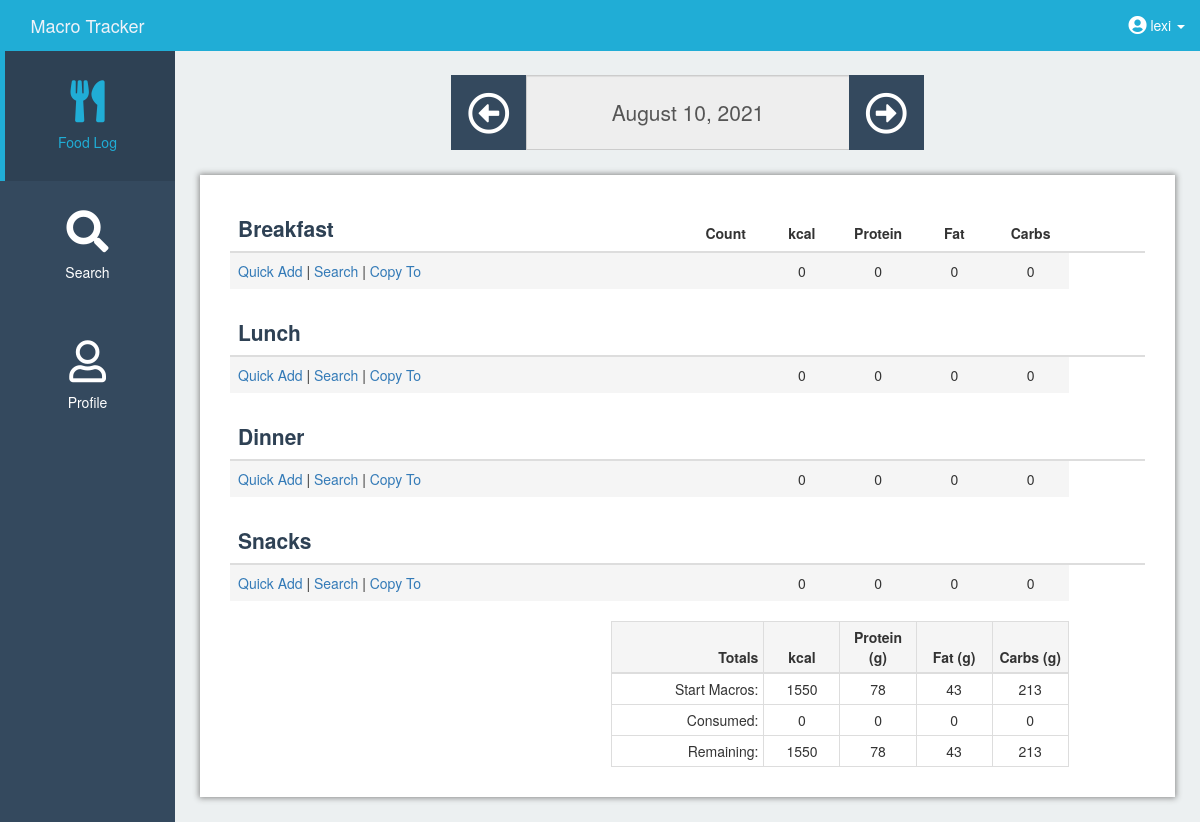
Page /food_log (signed in) on the committed database.
### app/models.py (models this page shows, shortened)
class User(UserMixin, db.Model):
    id = db.Column(db.Integer, primary_key=True)
    username = db.Column(db.String(64), index=True, unique=True)
    email = db.Column(db.String(120), index=True, unique=True)
    password_hash = db.Column(db.String(128))
    calories_goal = db.Column(db.Integer(), default=2000)
    carb_goal = db.Column(db.Numeric(), default=.55)
    fat_goal = db.Column(db.Numeric(), default=.25)
    protein_goal = db.Column(db.Numeric(), default=.2)
    carbs_grams = db.Column(db.Integer(), default=275)
    fat_grams = db.Column(db.Integer(), default=55)
    protein_grams = db.Column(db.Integer(), default=100)
    food = db.relationship('Food', backref='user', lazy='dynamic')

### app/routes.py (the view, shortened to what this page needs)
@app.route('/food_log', methods=['GET', 'POST'])
@app.route('/food_log/<string:date_pick>', methods=['GET', 'POST'])
@login_required
def food_log(date_pick=datetime.now().strftime('%B %d, %Y')):
    form = RemoveFood()
    form2 = FoodLogDatePicker()
    if request.method == 'GET':
        try:
            datetime.strptime(date_pick, '%B %d, %Y')
        except ValueError:
            return redirect(url_for('food_log'))
        session.pop('_flashes', None)
        form2.date.data = date_pick
        foods = Food.query.filter_by(user_id=current_user.get_id(), date=date_pick)
        user = User.query.filter_by(id=current_user.get_id()).first()
        meals = {'Breakfast': 0, 'Lunch': 0, 'Dinner': 0, 'Snacks': 0, 'total': 0}
        total_cals = dict(meals)
        total_carbs = dict(meals)
        total_protein = dict(meals)
        total_fat = dict(meals)
        return render_template('food_log.html', foods=foods, user=user, form=form,
                               form2=form2, total_fat=total_fat,
                               total_cals=total_cals, total_carbs=total_carbs,
                               total_protein=total_protein, date_pick=date_pick)

### app/templates/food_log.html (shortened to what this page needs)
{% extends 'base.html' %} {% block app_content %}{% block styles %} {{super()}}
<link rel="stylesheet" href="{{url_for('.static', filename='food_log.css')}}"> {% endblock %}
<div id="page-wrapper">
    <div class="container-fluid date-selectors">
        <div class="row">
            <div class="col-xs-12 col-md-6 col-md-offset-3">
                <form method="post">
                    <div class="input-group">
                        <span class="input-group-btn">
                            <button type="submit" class="btn btn-light custom_buttons" name="action" value="back">
                                <i class="far fa-arrow-alt-circle-left fa-3x"></i>
                            </button>
                        </span>
                        {{ form2.date(readonly=true, class_="text-center form-control") }}
                        <span class="input-group-btn">
                            <button type="submit" class="btn btn-light custom_buttons" name="action" value="forward">
                                <i class="far fa-arrow-alt-circle-right fa-3x"></i>
                            </button>
                        </span>
                    </div>
                </form>
            </div>
        </div>
    </div>
    <div class="container-fluid main-content-fluid">
        <table class="table table-hover" style="margin-bottom: 0px;">
            <thead>
                <tr>
                    <th class="col-xs-6 meal-name-header">Breakfast</th>
                    <th class="text-center col-sm-1 col-xs-2">Count</th>
                    <th class="text-center col-sm-1 col-xs-2">kcal</th>
                    <th class="text-center hidden-xs col-sm-1">Protein</th>
                    <th class="text-center hidden-xs col-sm-1">Fat</th>
                    <th class="text-center hidden-xs col-sm-1">Carbs</th>
                    <th class="text-center col-sm-1 col-xs-2"></th>
                </tr>
            </thead>
            <tr class="active">
                <td class="hidden-xs">
                    <span>
                        <a href="{{ url_for('quickadd', date=date_pick, meal='Breakfast') }}">Quick Add</a>
                    </span>
                    <span> | </span>
                    <span>
                        <a href="{{ url_for('search', date=date_pick, meal='Breakfast') }}">Search</a>
                    </span>
                    <span> | </span>
                    <span>
                            <a href="{{ url_for('copyto', date=date_pick, meal='Breakfast') }}">Copy To</a>
                    </span>
                </td>
                <td class="text-center hidden-xs"></td>
                <td class="text-center hidden-xs">{{ total_cals['Breakfast'] }}</td>
                <td class="text-center hidden-xs">{{ total_protein['Breakfast'] }}</td>
                <td class="text-center hidden-xs">{{ total_fat['Breakfast'] }}</td>
                <td class="text-center hidden-xs">{{ total_carbs['Breakfast'] }}</td>
            </tr>
        </table>
        <br/>
        <table class="table table-hover" style="margin-bottom: 0px;">
            <thead>
                <tr>
                    <th class="col-xs-6 meal-name-header">Lunch</th>
                    <th class="text-center col-sm-1 col-xs-2"></th>
                    <th class="text-center col-sm-1 col-xs-2"></th>
                    <th class="text-center hidden-xs col-sm-1"></th>
                    <th class="text-center hidden-xs col-sm-1"></th>
                    <th class="text-center hidden-xs col-sm-1"></th>
                    <th class="text-center col-sm-1 col-xs-2"></th>
                </tr>
            </thead>
            <tr class="active">
                <td class="hidden-xs">
                    <span>
                        <a href="{{ url_for('quickadd', date=date_pick, meal='Lunch') }}">Quick Add</a>
                    </span>
                    <span> | </span>
                    <span>
                        <a href="{{ url_for('search', date=date_pick, meal='Lunch') }}">Search</a>
                    </span>
                    <span> | </span>
                    <span>
                        <a href="{{ url_for('copyto', date=date_pick, meal='Lunch') }}">Copy To</a>
                    </span>
                </td>
                <td class="text-center hidden-xs"></td>
                <td class="text-center hidden-xs">{{ total_cals['Lunch'] }}</td>
                <td class="text-center hidden-xs">{{ total_protein['Lunch'] }}</td>
                <td class="text-center hidden-xs">{{ total_fat['Lunch'] }}</td>
                <td class="text-center hidden-xs">{{ total_carbs['Lunch'] }}</td>
            </tr>
        </table>
        <br/>
        <table class="table table-hover" style="margin-bottom: 0px;">
            <thead>
                <tr>
                    <th class="col-xs-6 meal-name-header">Dinner</th>
                    <th class="text-center col-sm-1 col-xs-2"></th>
                    <th class="text-center col-sm-1 col-xs-2"></th>
                    <th class="text-center hidden-xs col-sm-1"></th>
                    <th class="text-center hidden-xs col-sm-1"></th>
                    <th class="text-center hidden-xs col-sm-1"></th>
                    <th class="text-center col-sm-1 col-xs-2"></th>
                </tr>
            </thead>
            <tr class="active">
                <td class="hidden-xs">
                    <span>
                        <a href="{{ url_for('quickadd', date=date_pick, meal='Dinner') }}">Quick Add</a>
                    </span>
                    <span> | </span>
                    <span>
                        <a href="{{ url_for('search', date=date_pick, meal='Dinner') }}">Search</a>
                    </span>
                    <span> | </span>
                    <span>
                        <a href="{{ url_for('copyto', date=date_pick, meal='Dinner') }}">Copy To</a>
                    </span>
                </td>
                <td class="text-center hidden-xs"></td>
                <td class="text-center hidden-xs">{{ total_cals['Dinner'] }}</td>
                <td class="text-center hidden-xs">{{ total_protein['Dinner'] }}</td>
                <td class="text-center hidden-xs">{{ total_fat['Dinner'] }}</td>
                <td class="text-center hidden-xs">{{ total_carbs['Dinner'] }}</td>
            </tr>
        </table>
        <br/>
        <table class="table table-hover">
            <thead>
                <tr>
                    <th class="col-xs-6 meal-name-header">Snacks</th>
                    <th class="text-center col-sm-1 col-xs-2"></th>
                    <th class="text-center col-sm-1 col-xs-2"></th>
                    <th class="text-center hidden-xs col-sm-1"></th>
                    <th class="text-center hidden-xs col-sm-1"></th>
                    <th class="text-center hidden-xs col-sm-1"></th>
                    <th class="text-center col-sm-1 col-xs-2"></th>
                </tr>
            </thead>
            <tr class="active">
                <td class="hidden-xs">
                    <span>
                        <a href="{{ url_for('quickadd', date=date_pick, meal='Snacks') }}">Quick Add</a>
                    </span>
                    <span> | </span>
                    <span>
                        <a href="{{ url_for('search', date=date_pick, meal='Snacks') }}">Search</a>
                    </span>
                    <span> | </span>
                    <span>
                        <a href="{{ url_for('copyto', date=date_pick, meal='Snacks') }}">Copy To</a>
                    </span>
                </td>
                <td class="text-center hidden-xs"></td>
                <td class="text-center hidden-xs">{{ total_cals['Snacks'] }}</td>
                <td class="text-center hidden-xs">{{ total_protein['Snacks'] }}</td>
                <td class="text-center hidden-xs">{{ total_fat['Snacks'] }}</td>
                <td class="text-center hidden-xs">{{ total_carbs['Snacks'] }}</td>
            </tr>
        </table>
        <br/>
        <div style="padding: 0px" class="col-sm-6 col-sm-offset-5">
            <table class="table table-condensed table-bordered">
                <thead>
                    <tr class="active">
                        <th class="text-right col-sm-4">Totals</th>
                        <th class="text-center col-sm-2">kcal</th>
                        <th class="text-center col-sm-2">Protein (g)</th>
                        <th class="text-center col-sm-2">Fat (g)</th>
                        <th class="text-center col-sm-2">Carbs (g)</th>
                    </tr>
                </thead>
                <tr>
                    <td class="text-right">Start Macros:</td>
                    <td class="text-center">{{ user.calories_goal }}</td>
                    <td class="text-center">{{ user.protein_grams }}</td>
                    <td class="text-center">{{ user.fat_grams }}</td>
                    <td class="text-center">{{ user.carbs_grams }}</td>
                </tr>
                <tr>
                    <td class="text-right">Consumed:</td>
                    <td class="text-center">{{ total_cals['total'] }}</td>
                    <td class="text-center">{{ total_protein['total'] }}</td>
                    <td class="text-center">{{ total_fat['total'] }}</td>
                    <td class="text-center">{{ total_carbs['total'] }}</td>
                </tr>
                <tr>
                    <td class="text-right">Remaining:</td>
                    <td class="text-center">{{ user.calories_goal - total_cals['total'] }}</td>
                    <td class="text-center">{{ user.protein_grams - total_protein['total'] }}</td>
                    <td class="text-center">{{ user.fat_grams - total_fat['total'] }}</td>
                    <td class="text-center">{{ user.carbs_grams - total_carbs['total'] }}</td>
                </tr>
            </table>
        </div>
    </div>
</div>
{% endblock %}

### app/templates/base.html (shortened to what this page needs)
{% extends 'bootstrap/base.html' %} {% block title %} Macro-Tracker {% endblock %} {% block navbar %} {% block
styles %} {{super()}}
<link rel="stylesheet" href="{{url_for('.static', filename='navbar_style_custom.css')}}">
<link rel="stylesheet" href="{{url_for('.static', filename='global.css')}}">
<link href="https://use.fontawesome.com/releases/v5.0.11/css/all.css" rel="stylesheet"> {% endblock %}
<div id="wrapper">
	<nav class="navbar navbar-default navbar-fixed-top">
		<div class="navbar-header">
			<a class="navbar-brand text-center" href="{{ url_for('home') }}">Macro Tracker</a>
		</div>
		<ul class="nav navbar-right top-nav hidden-xs">
			{% if current_user.is_anonymous %}
			<li>
				<a href="{{ url_for('login') }}">Login</a>
			</li>
			{% else %}
			<li class="dropdown">
				<a href="#" class="dropdown-toggle" data-toggle="dropdown">
					<span>
						<i class="fas fa-user-circle fa-lg"></i>
					</span>
					<span> {{ current_user.username }}</span>
					<b class="caret"></b>
				</a>
			</li>
			{% endif %}
		</ul>
		<div class="collapse navbar-collapse navbar-ex1-collapse">
			<ul class="nav navbar-nav side-nav">
				{% if current_user.is_anonymous %}
				<li {% if 'login' in request.path %}class="active" {% endif %} class="hidden-sm hidden-md hidden-lg">
					<a href="{{ url_for('login')}}">
						<div class="outer">
							<div class="middle">
								<div class="inner">
									<i class="navbar-icons fas fa-sign-in-alt fa-3x"></i>
									<br/>Log In
								</div>
							</div>
						</div>
					</a>
				</li>
				{% else %}
				<li {% if 'food_log' in request.path %}class="active" {% endif %}>
					<a href="{{ url_for('food_log')}}">
						<div class="outer">
							<div class="middle">
								<div class="inner">
									<i class="navbar-icons fas fa-utensils fa-3x"></i>
									<br/>Food Log
								</div>
							</div>
						</div>
					</a>
				</li>
				<li {% if 'search' in request.path %}class="active" {% endif %}>
					<a href="{{ url_for('search') }}">
						<div class="outer">
							<div class="middle">
								<div class="inner">
									<i class="navbar-icons fas fa-search fa-3x"></i>
									<br/>Search
								</div>
							</div>
						</div>
					</a>
				</li>
				<li {% if 'profile' in request.path %}class="active" {% endif %}>
					<a href="{{ url_for('profile') }}">
						<div class="outer">
							<div class="middle">
								<div class="inner">
									<i class="navbar-icons far fa-user fa-3x"></i>
									<br />Profile
								</div>
							</div>
						</div>
					</a>
				</li>
				{% endif %}
			</ul>
		</div>
	</nav>
	{% endblock %} {% block content %}   {% block app_content
	%}{% endblock %} {% endblock %}

### rows in the picture
User: username "lexi", calories_goal "1550", protein_grams "78", fat_grams "43", carbs_grams "213", user.calories_goal-total_cals['total'] "1550", user.protein_grams-total_protein['total'] "78", user.fat_grams-total_fat['total'] "43", user.carbs_grams-total_carbs['total'] "213"

### other values in the picture
{{ total_cals['Breakfast'] }} "0"
{{ total_protein['Breakfast'] }} "0"
{{ total_fat['Breakfast'] }} "0"
{{ total_carbs['Breakfast'] }} "0"
{{ total_cals['Lunch'] }} "0"
{{ total_protein['Lunch'] }} "0"
{{ total_fat['Lunch'] }} "0"
{{ total_carbs['Lunch'] }} "0"
{{ total_cals['Dinner'] }} "0"
{{ total_protein['Dinner'] }} "0"
{{ total_fat['Dinner'] }} "0"
{{ total_carbs['Dinner'] }} "0"
{{ total_cals['Snacks'] }} "0"
{{ total_protein['Snacks'] }} "0"
{{ total_fat['Snacks'] }} "0"
